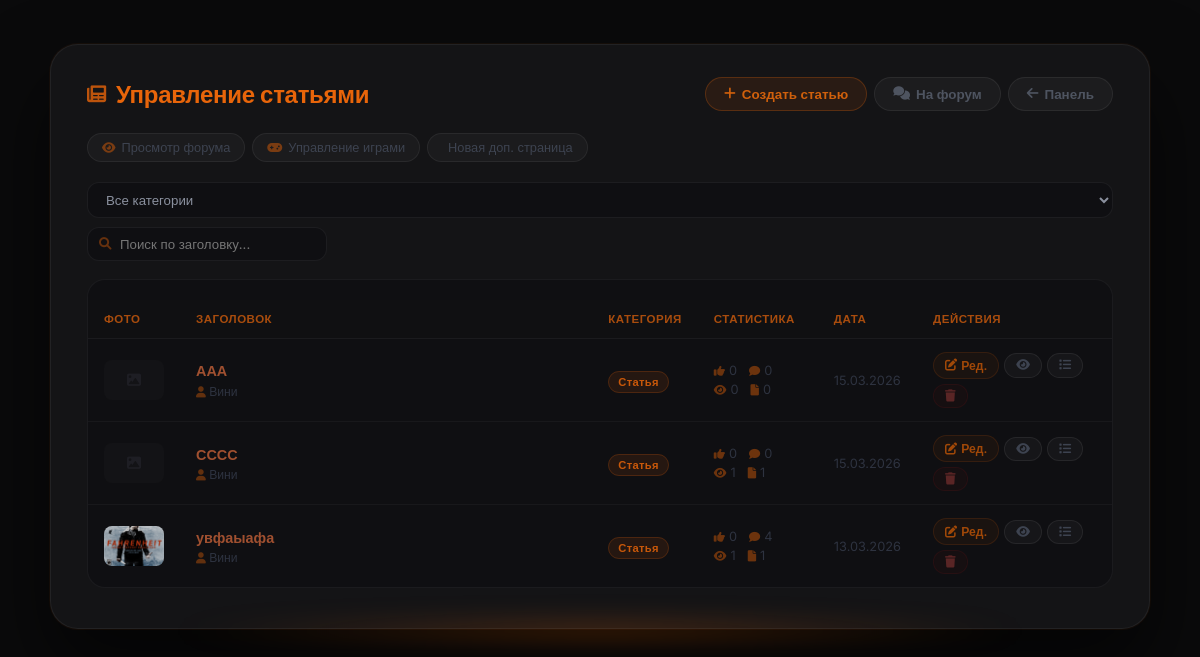
/admin/articles (signed in), run on an earlier commit of the app's database.
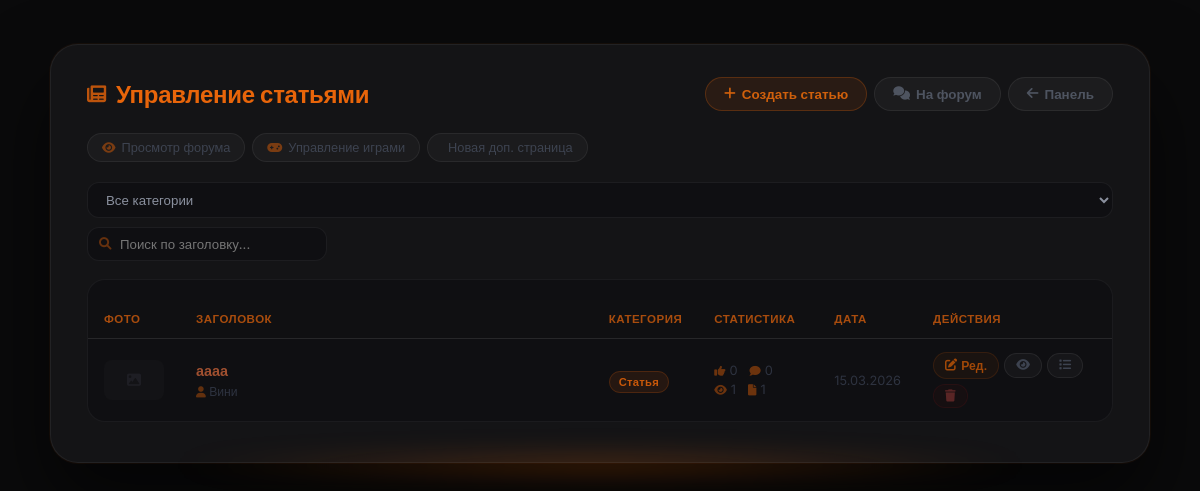
And on a later commit of the database.
### models.py (models this page shows, shortened)
class Article(db.Model):
    __tablename__ = 'articles'
    id          = db.Column(db.Integer, primary_key=True)
    title       = db.Column(db.String(300), nullable=False)
    preview     = db.Column(db.Text, nullable=True)       # краткое описание
    content     = db.Column(db.Text, nullable=False)
    image       = db.Column(db.String(500), nullable=True)  # URL изображения (старый способ)
    image_file  = db.Column(db.String(300), nullable=True)  # имя файла загруженного изображения
    video_url   = db.Column(db.String(500), nullable=True)  # ссылка на YouTube
    video_file  = db.Column(db.String(300), nullable=True)  # загруженный видео-файл
    category    = db.Column(db.String(50), default='article')
    views       = db.Column(db.Integer, default=0)
    likes       = db.Column(db.Integer, default=0)
    dislikes    = db.Column(db.Integer, default=0)
    created_at  = db.Column(db.DateTime, default=datetime.utcnow)
    updated_at  = db.Column(db.DateTime, default=datetime.utcnow, onupdate=datetime.utcnow)
    author_id   = db.Column(db.Integer, db.ForeignKey('users.id'), nullable=False)
    game_id     = db.Column(db.Integer, db.ForeignKey('games.id'), nullable=True)
    comments    = db.relationship('Comment',      backref='article', lazy='dynamic',
                                  cascade='all, delete-orphan')
    votes       = db.relationship('Vote',         backref='article', lazy='dynamic',
                                  cascade='all, delete-orphan')
    extra_pages = db.relationship('ExtraPage',    backref='article', lazy='dynamic',
                                  cascade='all, delete-orphan')
    dropdown_items = db.relationship('DropdownItem', backref='article', lazy='dynamic',
                                     cascade='all, delete-orphan', order_by='DropdownItem.order')
    article_views  = db.relationship('ArticleView',  backref='article', lazy='dynamic',
                                     cascade='all, delete-orphan')
    def get_image_url(self):
        if self.image_file:
            return f'/static/uploads/{self.image_file}'
        if self.image:
            return self.image
        return None

class User(db.Model, UserMixin):
    __tablename__ = 'users'
    id             = db.Column(db.Integer, primary_key=True)
    username       = db.Column(db.String(80),  unique=True, nullable=False)
    email          = db.Column(db.String(120), unique=True, nullable=False)
    password_hash  = db.Column(db.String(256), nullable=False)
    role           = db.Column(db.Integer, default=0)
    created_at     = db.Column(db.DateTime, default=datetime.utcnow)   # дата регистрации
    last_seen      = db.Column(db.DateTime, default=datetime.utcnow)
    banned_until   = db.Column(db.DateTime, nullable=True)
    ban_reason     = db.Column(db.String(500), nullable=True)
    banned_by_id   = db.Column(db.Integer, db.ForeignKey('users.id'), nullable=True)
    recovery_key   = db.Column(db.String(256), nullable=True)  # хеш секретного ключа восстановления
    avatar         = db.Column(db.String(300), nullable=True)   # путь к аватарке
    articles       = db.relationship('Article',  backref='author',     lazy='dynamic', foreign_keys='Article.author_id')
    comments       = db.relationship('Comment',  backref='author',     lazy='dynamic', foreign_keys='Comment.author_id')
    votes          = db.relationship('Vote',     backref='user',       lazy='dynamic')
    extra_pages    = db.relationship('ExtraPage', backref='author',    lazy='dynamic', foreign_keys='ExtraPage.author_id')
    comment_reactions = db.relationship('CommentReaction', backref='user', lazy='dynamic')

### app.py (the view)
@app.route('/admin/articles')
@login_required
@editor_required
def admin_articles():
    articles = Article.query.order_by(Article.created_at.desc()).all()
    return render_template('admin/articles.html', articles=articles)

### app.py (called while the page is built)
@login_manager.user_loader
def load_user(user_id):
    return User.query.get(int(user_id))

@app.before_request
def update_last_seen():
    if current_user.is_authenticated:
        current_user.last_seen = datetime.utcnow()
        db.session.commit()

@app.after_request
def add_security_headers(response):
    response.headers['X-Content-Type-Options'] = 'nosniff'
    response.headers['X-Frame-Options']        = 'DENY'
    response.headers['X-XSS-Protection']       = '1; mode=block'
    response.headers.pop('Server', None)
    response.headers.pop('X-Powered-By', None)
    return response

def editor_required(f):
    from functools import wraps
    @wraps(f)
    def decorated(*args, **kwargs):
        if not current_user.is_authenticated or current_user.role < 2: abort(403)
        return f(*args, **kwargs)
    return decorated

### templates/admin/articles.html (shortened to what the changed rows need)
{% extends "base.html" %}
{% block content %}
<div class="art-outer">
<div class="art-card">
    <div class="art-header">
        <h1 class="art-title"><i class="fas fa-newspaper"></i> Управление статьями</h1>
    </div>
    <div class="articles-wrap">
        {% if articles %}
        <table class="articles-table" id="articlesTable">
            <thead>
                <tr>
                    <th style="width:66px;">Фото</th>
                    <th>Заголовок</th>
                    <th style="width:95px;">Категория</th>
                    <th style="width:120px;">Статистика</th>
                    <th style="width:85px;">Дата</th>
                    <th style="width:195px;">Действия</th>
                </tr>
            </thead>
            <tbody>
                {% for art in articles %}
                <tr data-category="{{ art.category }}" data-title="{{ art.title | lower }}">
                    <td>{% if art.get_image_url() %}<img src="{{ art.get_image_url() }}" alt="" class="article-thumb-sm">{% else %}<div class="article-thumb-ph"><i class="fas fa-image"></i></div>{% endif %}</td>
                    <td>
                        <a href="{{ url_for('article', article_id=art.id) }}" class="article-title-link" target="_blank">{{ art.title }}</a>
                        <div class="article-sub"><span><i class="fas fa-user"></i> {{ art.author.username }}</span>{% if art.game %}<span><i class="fas fa-gamepad"></i> {{ art.game.name }}</span>{% endif %}</div>
                    </td>
                    <td><span class="badge {{ art.category }}">{{ 'Новость' if art.category == 'news' else 'Статья' }}</span></td>
                    <td>
                        <div class="stat-row"><span><i class="fas fa-thumbs-up"></i> {{ art.likes }}</span><span><i class="fas fa-comment"></i> {{ art.comments.count() }}</span></div>
                        <div class="stat-row" style="margin-top:4px;"><span><i class="fas fa-eye"></i> {{ art.views }}</span><span><i class="fas fa-file"></i> {{ art.extra_pages.count() }}</span></div>
                    </td>
                    <td style="color:#2e3340;font-size:0.8rem;white-space:nowrap;">{{ art.created_at.strftime('%d.%m.%Y') }}</td>
                    <td>
                        <div class="actions-cell">
                            <a href="{{ url_for('admin_article_edit', article_id=art.id) }}" class="action-sm edit"><i class="fas fa-edit"></i> Ред.</a>
                            <a href="{{ url_for('article', article_id=art.id) }}" class="action-sm view" target="_blank"><i class="fas fa-eye"></i></a>
                            <a href="{{ url_for('admin_dropdown_list', article_id=art.id) }}" class="action-sm drops"><i class="fas fa-list"></i></a>
                            <form method="POST" action="{{ url_for('admin_article_delete', article_id=art.id) }}" onsubmit="return confirm('Удалить?');" style="display:inline;">
                                <button type="submit" class="action-sm delete"><i class="fas fa-trash"></i></button>
                            </form>
                        </div>
                    </td>
                </tr>
                {% endfor %}
            </tbody>
        </table>
        {% else %}
        <div class="empty-table"><i class="fas fa-newspaper"></i><p>Статей пока нет</p></div>
        {% endif %}
    </div>
</div>
</div>
{% endblock %}

What changed in the data, as far as the page shows it:
removed Article: title "ААА", author.username "Вини", category "Статья", likes "0", comments.count "0", views "0", extra_pages.count "0", created_at "15.03.2026"
removed Article: title "СССС", author.username "Вини", category "Статья", likes "0", comments.count "0", views "1", extra_pages.count "1", created_at "15.03.2026"
changed Article "Статья": title "увфаыафа" → "аааа"; comments.count "4" → "0"; created_at "13.03.2026" → "15.03.2026"; get_image_url: picture removed
